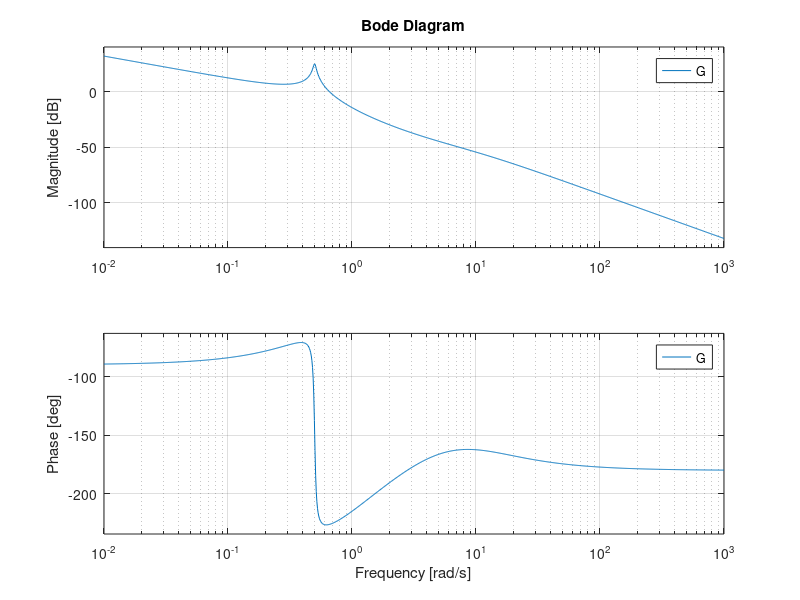

Reproduce this figure in MATLAB. (Note: this script raises an error after producing the figure.)
%% Bode, Nyquist e Nichols

clear all; close all; clc

% Funzione di trasferimento
s = tf('s');
G1 = (20*(s+2))/((s+10)*(s^2+0.2*s+1));
G2 = (3*(s^2+9))/((1+s)*(s^2+4)*(1+0.2*s));
G3 = (100*(s*(s-1)))/((3*s^2+12*s+9)*(s+5));
G4 = ((s+1)*(s+4))/(s*(s+10)*(4*s^2+0.1*s+1));
G = G4

% Guadagno di Bode, poli e zeri
gain = dcgain(G)
poles = pole(G)
zeros = zero(G)

% Diagramma di Bode
bode(G);
figure;

% Picco di risonanza e relativa pulsazione
[gpeak,fpeak] = getPeakGain(G)
gpeak_dB = 20 * log10(gpeak)

% Modulo e fase per omega = 5rad/s
omega = 5;
[mag,phase] = bode(G,omega)
mag_dB = 20 * log10(mag)

% Frequenza di attraversamento 0 dB e fase a tale frequenza
[Gm,Pm,Wcg,Wcp] = margin(G);
freq0db = Wcp
[mag,phase] = bode(G,freq0db);
phase0dB = phase

% Diagramma di Nyquist
nyquist(G);
figure;

% Diagramma di Nichols
nichols(G);
figure;

% Risposta al gradino unitario ad anello aperto
step(G)
title('Step Response - Feedforward');
figure;

% Risposta al gradino unitario ad anello chiuso
W = feedback(G,1);
title('Step Response - Feedback');
step(W)
